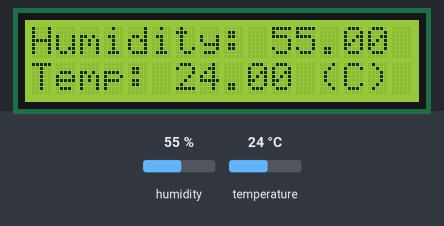
Bench run of a sketch on a simulated Arduino Uno, built with avr-gcc and run on an emulated ATmega328P. On the bench: 16×2 character LCD. Inputs (shaded band) come from the test bench; at power-on: humidity 55 %, temperature 24 °C.

Above: at 1.2 s.
1.3 s: humidity set to 22 %
At 6.2 s:
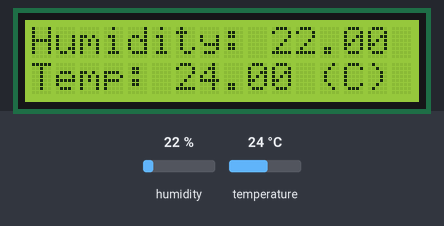
11.7 s: temperature set to 12 °C
At 16.7 s:
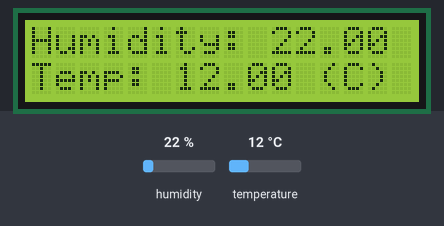
21.7 s: humidity set to 40 %
At 26.1 s:
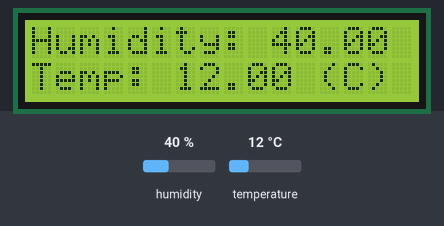
31.9 s: temperature set to 19 °C
At 36.6 s:
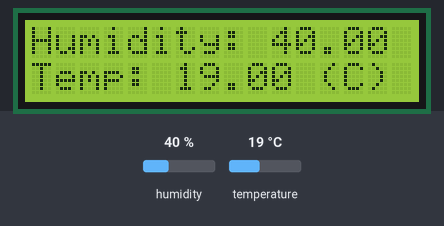
Timing chart, 0 to 38.1 s (numbered marks = the images above; inputs shaded):
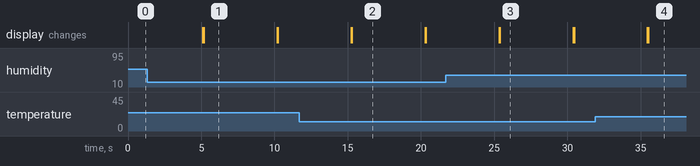

Measured:
- after the input at 1.3 s, the display: first differs from a run without the input after 3.9 s (image 1)
- after the input at 11.7 s, the display: first differs from a run without the input after 3.6 s (image 2)
- after the input at 21.7 s, the display: first differs from a run without the input after 3.7 s (image 3)
- after the input at 31.9 s, the display: first differs from a run without the input after 3.6 s (image 4)
- what the display in image 1 shows lasts 5.0 s, from 5.2 s to 10.2 s

The sketch:

temp_dht11_arduino.ino
```cpp
#include <Wire.h>
#include <LiquidCrystal_I2C.h>
#include <DHT.h>
#define DHTPIN A2
#define DHTTYPE DHT11

LiquidCrystal_I2C lcd(0x27, 16, 2);
DHT dht(DHTPIN, DHTTYPE);

void setup() {
  dht.begin();
  lcd.begin();         // initialize the lcd
  lcd.backlight();
}

void loop() {
  float humidity = dht.readHumidity();
  float temperature = dht.readTemperature();

  if (isnan(humidity) || isnan(temperature)){
    lcd.setCursor(0, 0);
    lcd.print("FUCK YOU!!");
  }
  else{
    lcd.setCursor(0, 0);
    lcd.print("Humidity: ");
    lcd.print(humidity);
    lcd.setCursor(0, 1);
    lcd.print("Temp: ");
    lcd.print(temperature);
    lcd.print(" ");
    lcd.print("(C)");
  }

  delay(5000);
  lcd.clear();
}
```
